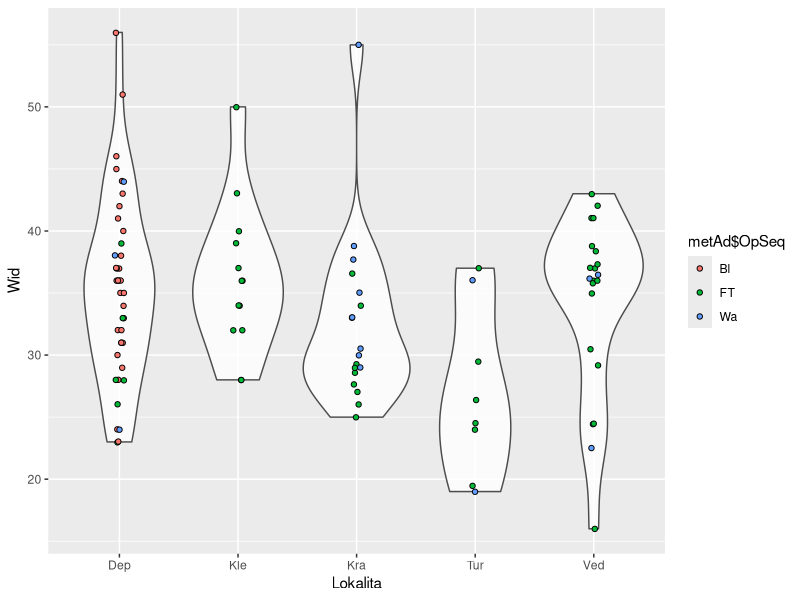
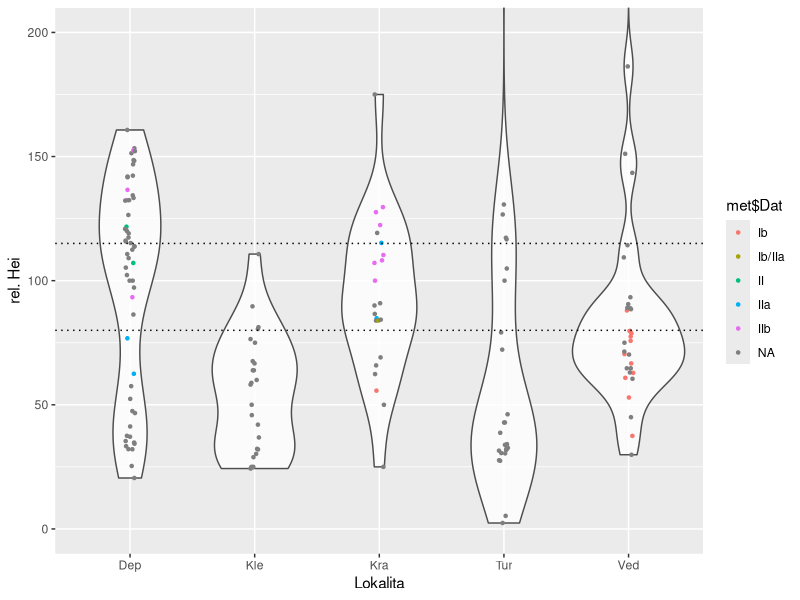
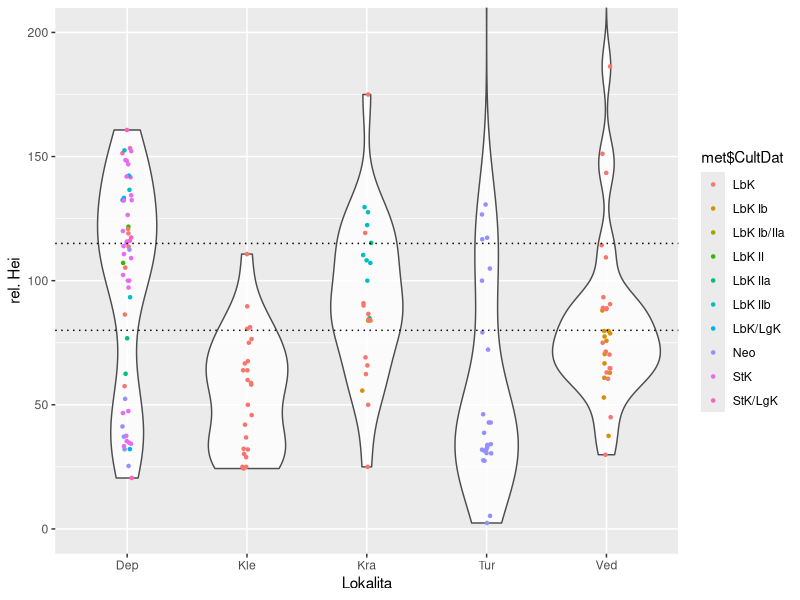
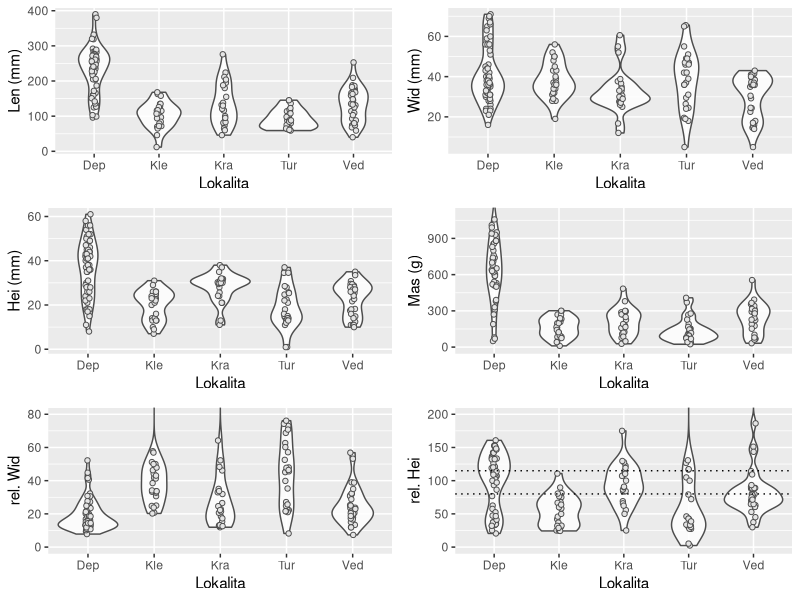
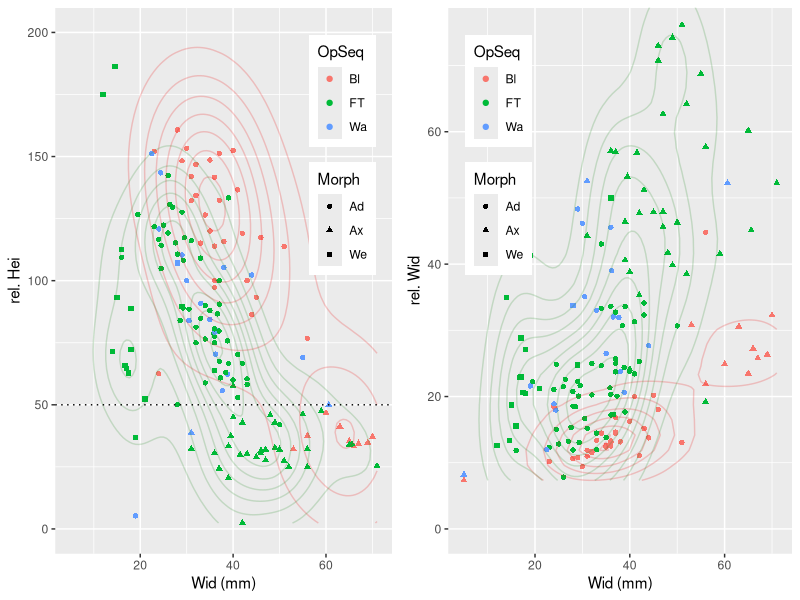
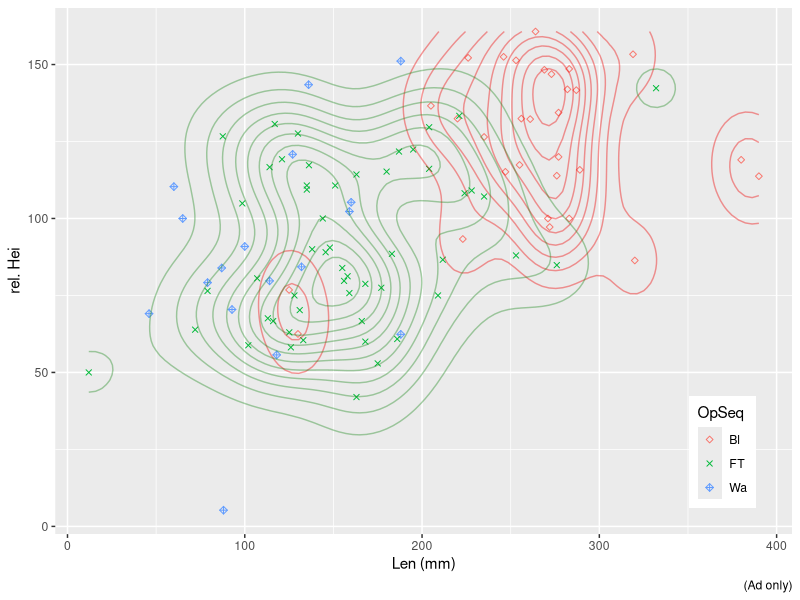
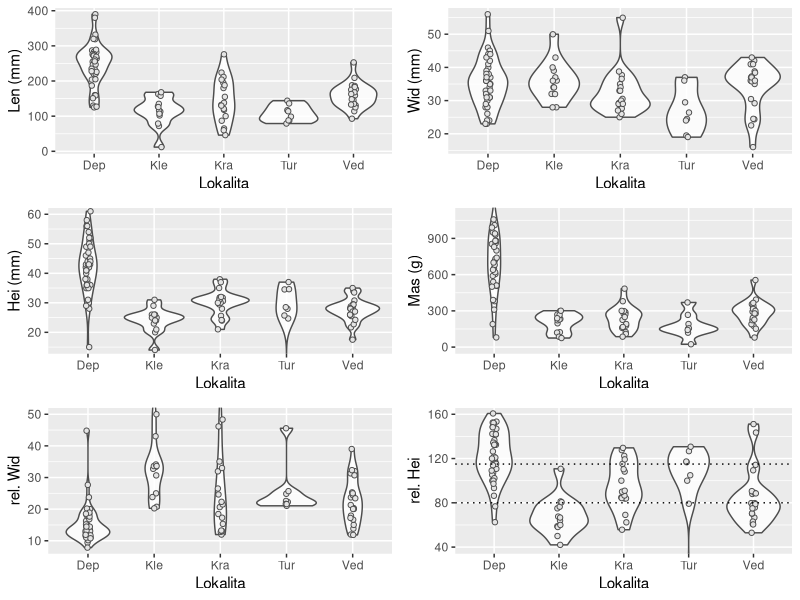

The R script that drew these images, in order:
# Cont. vars
# - Basic data analysis and plots of continuous numerical values

# # LIBRARIES ---------------------------
library(tidyverse)
library(gridExtra)
library(xtable)

# citation("tidyverse")
# citation("gridExtra")

getwd()

# INPUT ---------------------------
#  - Reading data from db and extracting metrics data
prime <- read_csv("../Db.PRIME.csv")
# problems(prime)

# met contains Morph types Ad, Ax, We only
met <- select(prime, Include:Ident, Orig:Mas)
met <- filter(met, Morph == "Ad" | Morph == "Ax" | Morph == "We")

# # (this was to copy somwhere? no idea anymore)
# sumStatLok <- prime %>% 
#   group_by(Lokalita) %>% 
#   summarise(n = n(), sum(Mas))

# DATA MANIPULATION ---------------------------
# # Subsetting only ADZES & Wedzes
# met <- met %>% 
#   filter(Morph == "Ad" | Morph == "We")  %>% 
#   filter(RM == "JzH")

# CONTINUE EITHER HERE OR JUMP TO PLOTS!

# Removing rows with NA data in metrics
metLen.Hei <- filter(met, !is.na(Len) | !is.na(Wid) | !is.na(Hei))
metMas <- filter(met, !is.na(Mas))

met <- met %>% 
  mutate(CultDat = paste(Cult, Dat, sep = " "))
met$CultDat <- str_replace(met$CultDat, pattern = "(.*) NA", replacement = "\\1")

# Counting relative width (rWid) and relative thickness (rHei), rounding
metLen.Hei$Len <- as.numeric(metLen.Hei$Len)
metLen.Hei$Wid <- as.numeric(metLen.Hei$Wid)
metLen.Hei$Hei <- as.numeric(metLen.Hei$Hei)
metMas$Mas <- as.numeric(metMas$Mas)

metLen.Hei <- metLen.Hei %>%
  mutate(rWid = (Wid / Len) * 100, rHei = (Hei / Wid) * 100)

metLen.Hei$rWid <- round(metLen.Hei$rWid, 2)
metLen.Hei$rHei <- round(metLen.Hei$rHei, 2)

# DESCRIPTIVE STATS ---------------------------
# Komplet
stVse <- metLen.Hei %>% 
  summarise(n=n(),
            mean(Len), median(Len), sd(Len), min(Len), max(Len),
            mean(Wid), median(Wid), sd(Wid), min(Wid), max(Wid),
            mean(Hei), median(Hei), sd(Hei), min(Hei), max(Hei)) %>% 
  as.data.frame() %>% 
  t()

stMas <- metMas %>% 
  summarise(n=n(), mean(Mas), median(Mas), sd(Mas), min(Mas), max(Mas)) %>% 
  as.data.frame() %>% 
  t()
  
stVse <- rbind(stVse, stMas)
colnames(stVse) <- c("BKI")
stVse <- round(stVse, 2)
stVse <- as.data.frame(stVse) %>% 
  xtable(caption = "Popisná statistika, celý soubor")

# print(stVse, file = "../../Text/9Priloha/Tab/stats.txt", booktabs = T, caption.placement = "top")

# Lokality
stLok <- metLen.Hei %>% 
  group_by(Lok) %>% 
  summarise(n=n(),
            mean(Len), median(Len), sd(Len), min(Len), max(Len),
            mean(Wid), median(Wid), sd(Wid), min(Wid), max(Wid),
            mean(Hei), median(Hei), sd(Hei), min(Hei), max(Hei))
stLok <- cbind(stLok$Lok, round(stLok[,2:17], 2)) %>% 
  as.data.frame() %>% 
  t()

stLokMas <- metMas %>% 
  group_by(Lok) %>% 
  summarise(n=n(), mean(Mas), median(Mas), sd(Mas), min(Mas), max(Mas))
stLokMas <- cbind(stLokMas$Lok, round(stLokMas[,2:7], 2)) %>% 
  as.data.frame() %>% 
  t()

colnames(stLok) <- as.character(stLok[1, ])
stLok <- as.data.frame(stLok[-1, ]) %>% 
  xtable(caption = "Popisná statistika -- délka, šířka, výška, seskupeno dle lokalit")
# print(stLok, file = "../../Text/9Priloha/Tab/stLok.txt", booktabs = T, caption.placement = "top")

colnames(stLokMas) <- as.character(stLokMas[1, ])
stLokMas <- as.data.frame(stLokMas[-1, ]) %>% 
  xtable(caption = "Popisná statistika -- hmotnost, seskupeno dle lokalit")
# print(stLokMas, file = "../../Text/9Priloha/Tab/stLokMas.txt", booktabs = T, caption.placement = "top")

# Origin
stOrig <- metLen.Hei %>% 
  group_by(Orig) %>% 
  summarise(n=n(),
            mean(Len), median(Len), sd(Len), min(Len), max(Len),
            mean(Wid), median(Wid), sd(Wid), min(Wid), max(Wid),
            mean(Hei), median(Hei), sd(Hei), min(Hei), max(Hei))
stOrig <- cbind(stOrig$Orig, round(stOrig[,2:17], 2)) %>% 
  as.data.frame() %>% 
  t()

stOrigMas <- metMas %>% 
  group_by(Orig) %>% 
  summarise(n=n(), mean(Mas), median(Mas), sd(Mas), min(Mas), max(Mas))
stOrigMas <- cbind(stOrigMas$Orig, round(stOrigMas[,2:7], 2)) %>% 
  as.data.frame() %>% 
  t()

colnames(stOrig) <- as.character(stOrig[1, ])
stOrig <- as.data.frame(stOrig[-1, ]) %>% 
  xtable(caption = "Popisná statistika -- délka, šířka, výška, seskupeno dle kontextu")
# print(stOrig, file = "../../Text/9Priloha/Tab/stOrig.txt", booktabs = T, caption.placement = "top")

colnames(stOrigMas) <- as.character(stOrigMas[1, ])
stOrigMas <- as.data.frame(stOrigMas[-1, ]) %>% 
  xtable(caption = "Popisná statistika -- hmotnost, seskupeno dle kontextu")
# print(stOrigMas, file = "../../Text/9Priloha/Tab/stOrigMas.txt", booktabs = T, caption.placement = "top")

# Morph
stMorph <- metLen.Hei %>% 
  group_by(Morph) %>% 
  summarise(n=n(),
            mean(Len), median(Len), sd(Len), min(Len), max(Len),
            mean(Wid), median(Wid), sd(Wid), min(Wid), max(Wid),
            mean(Hei), median(Hei), sd(Hei), min(Hei), max(Hei))
stMorph <- cbind(stMorph$Morph, round(stMorph[,2:17], 2)) %>% 
  as.data.frame() %>% 
  t()

stMorphMas <- metMas %>% 
  group_by(Morph) %>% 
  summarise(n=n(), mean(Mas), median(Mas), sd(Mas), min(Mas), max(Mas))
stMorphMas <- cbind(stMorphMas$Morph, round(stMorphMas[,2:7], 2)) %>% 
  as.data.frame() %>% 
  t()

colnames(stMorph) <- as.character(stMorph[1, ])
stMorph <- as.data.frame(stMorph[-1, ]) %>% 
  xtable(caption = "Popisná statistika -- délka, šířka, výška, seskupeno dle typu")
# print(stMorph, file = "../../Text/9Priloha/Tab/stMorph.txt", booktabs = T, caption.placement = "top")

colnames(stMorphMas) <- as.character(stMorphMas[1, ])
stMorphMas <- as.data.frame(stMorphMas[-1, ]) %>% 
  xtable(caption = "Popisná statistika -- hmotnost, seskupeno dle typu")
# print(stMorphMas, file = "../../Text/9Priloha/Tab/stMorphMas.txt", booktabs = T, caption.placement = "top")

# PLOTS ---------------------------
## First some manipulation
met <- as.tibble(met)
met <- met %>%
  mutate(rWid = (Wid / Len) * 100, rHei = (Hei / Wid) * 100)
met$rWid <- round(met$rWid, 2)
met$rHei <- round(met$rHei, 2)

met1 <- filter(met, Orig == "Dep") %>% 
  mutate(Gro = Orig)
met2 <- filter(met, Orig == "Bur" | Orig == "Set") %>% 
  mutate(Gro = Lok )
met <- rbind(met1, met2)
met <- filter(met, !Lok == "Nit")

rm(list = "met1", "met2")

# Violin plots for L/W/H/M/rW/rH - descriptive ========================
# BW
ViolL <- met %>% 
  ggplot(aes(x = Gro, y = Len)) +
  geom_violin(alpha = 0.8, color = "gray30") + 
  geom_jitter(position = position_jitter(width = 0.04), pch = 21, col = "gray30", bg = "gray90") +
  theme(legend.position = "none") +
  ylab("Len (mm)") + 
  xlab("Lokalita")

ViolW <- met %>% 
  ggplot(aes(x = Gro, y = Wid)) +
  geom_violin(alpha = 0.8, color = "gray30") + 
  geom_jitter(position = position_jitter(width = 0.04), pch = 21, col = "gray30", bg = "gray90") +
  theme(legend.position = "none") +
  ylab("Wid (mm)") + 
  xlab("Lokalita")

ViolH <- met %>% 
  ggplot(aes(x = Gro, y = Hei)) +
  geom_violin(alpha = 0.8, color = "gray30") + 
  geom_jitter(position = position_jitter(width = 0.04), pch = 21, col = "gray30", bg = "gray90") +
  theme(legend.position = "none") +
  ylab("Hei (mm)") + 
  xlab("Lokalita")

ViolM <- met %>% 
  ggplot(aes(x = Gro, y = Mas)) +
  geom_violin(alpha = 0.8, color = "gray30") + 
  geom_jitter(position = position_jitter(width = 0.04), pch = 21, col = "gray30", bg = "gray90") + 
  coord_cartesian(ylim=c(0, 1100)) +
  theme(legend.position = "none") +
  ylab("Mas (g)") + 
  xlab("Lokalita")

ViolrW <- met %>% 
  ggplot(aes(x = Gro, y = rWid)) +
  geom_violin(alpha = 0.8, color = "gray30") + 
  geom_jitter(position = position_jitter(width = 0.04), pch = 21, col = "gray30", bg = "gray90") +
  coord_cartesian(ylim=c(0, 80)) +
  theme(legend.position = "none") +
  ylab("rel. Wid") + 
  xlab("Lokalita")

ViolrH <- met %>% 
  ggplot(aes(x = Gro, y = rHei)) +
  geom_violin(alpha = 0.8, color = "gray30") + 
  geom_jitter(position = position_jitter(width = 0.04), pch = 21, col = "gray30", bg = "gray90") +
  coord_cartesian(ylim=c(0, 200)) +
  theme(legend.position = "none") +
  ylab("rel. Hei") + 
  xlab("Lokalita") + 
  geom_hline(yintercept = 80, linetype = "dotted") + 
  geom_hline(yintercept = 115, linetype = "dotted")
    # Dotted line - border between low, middle and tall shoe-last adzes 
    # (acc. to Velímský 1967, 27; Štelcl & Malina ?, 124)

met <- met[-135, ]

pdf(file = "./Obr/nope/viol_dat.pdf")
met %>% 
  ggplot(aes(x = Gro, y = rHei)) +
  geom_violin(alpha = 0.8, color = "gray30") + 
  geom_jitter(aes(color = met$Dat), position = position_jitter(width = 0.04), pch = 20, bg = "gray90") +
  coord_cartesian(ylim=c(0, 200)) +
  ylab("rel. Hei") + 
  xlab("Lokalita") + 
  geom_hline(yintercept = 80, linetype = "dotted") + 
  geom_hline(yintercept = 115, linetype = "dotted")
dev.off()

pdf(file = "./Obr/nope/viol_CultDat.pdf")
met %>% 
  ggplot(aes(x = Gro, y = rHei)) +
  geom_violin(alpha = 0.8, color = "gray30") + 
  geom_jitter(aes(color = met$CultDat), position = position_jitter(width = 0.04), pch = 20, bg = "gray90") +
  coord_cartesian(ylim=c(0, 200)) +
  ylab("rel. Hei") + 
  xlab("Lokalita") + 
  geom_hline(yintercept = 80, linetype = "dotted") + 
  geom_hline(yintercept = 115, linetype = "dotted")
dev.off()

# # Export Violin plots
pdf(file = "ViolinPlots.pdf", height = 10, width = 8, pointsize = 18)
  grid.arrange(ViolL, ViolW, ViolH, ViolM, ViolrW, ViolrH)
dev.off()

# rm(list = "ViolL", "ViolW", "ViolH", "ViolM", "ViolrH", "ViolrW")

# # COL
# # Asi zbytečné
# met %>% 
#   ggplot(aes(x = Orig, y = Len)) +
#   geom_violin(alpha = 0.5, color = "gray") + 
#   geom_jitter(alpha = 0.5, position = position_jitter(width = 0.04), 
#               aes(color = Lok)) + 
#   theme(legend.position = "none") +
#   ylab("Délka (mm)") + 
#   xlab("Lokalita")

# Scatterplots ================================================
# # create separate datasets for Ad a Ax
metAd <- filter(met, met$Morph == "Ad")
metAx <- filter(met, met$Morph == "Ax")
metWed <- filter(met, met$Morph == "We")

metBl <- filter(met, met$OpSeq == "Bl")
metFT <- filter(met, met$OpSeq == "FT")
metWa <- filter(met, met$OpSeq == "Wa")

# # Scatterplot Délka vs Šířka, asi k ničemu
# ggplot() +
#   geom_point(data = metAd, aes(x = Len, y = Wid, color = OpSeq), pch = 16) +
#   geom_point(data = metAx, aes(x = Len, y = Wid, color = OpSeq), pch = 17) +
#   geom_point(data = metWed, aes(x = Len, y = Wid, color = OpSeq), pch = 15) +
#   geom_density2d(data = metFT, aes(x = Len, y = Wid), alpha = 0.3, color = "forestgreen") +
#   geom_density2d(data = metBl, aes(x = Len, y = Wid), alpha = 0.3, color = "red2")
#   coord_cartesian(xlim = c(0, 100), ylim=c(0, 200)) +
#   labs(x = "Len", y = "Wid") +
#   theme(legend.position = "right")

# Scatterplot rel. W vs rel. H - k čemu je to dobré?
# ggplot() +
#   geom_point(data = metAd, aes(x = rWid, y = rHei), pch = 21, show.legend = TRUE) +
#   geom_point(data = metAx, aes(x = rWid, y = rHei), pch = 24, show.legend = TRUE) +
#   geom_point(data = metWed, aes(x = rWid, y = rHei), pch = 22, show.legend = TRUE) +
#   geom_density2d(data = metAd, aes(x = rWid, y = rHei), alpha = 0.6, color = "gray60") +
#   geom_density2d(data = metAx, aes(x = rWid, y = rHei), alpha = 0.4, color = "gray60") + 
#   coord_cartesian(xlim = c(0, 100), ylim=c(0, 200)) +
#   labs(x = "rel. Wid", y = "rel. Hei") +
#   theme(legend.position = "right")

# # See Pavlu & Rulf 1991, 314-315
# # - Kopytovité sekery mají apriori nižší hodnoty relativní výšky, protože jsou ploché
# # - rHei < 50 cca, viz graf Pavlů & Rulf 1991
pdf(file = "Scat_Wid_rHei.pdf")
Wid.rHei <- met %>%
  ggplot(aes(x = Wid, y = rHei)) +
  geom_point(aes(shape = Morph, color = OpSeq)) +
  geom_density2d(data = metBl, aes(x = Wid, y = rHei), alpha = 0.2, color = "red2") +
  geom_density2d(data = metFT, aes(x = Wid, y = rHei), alpha = 0.2, color = "forestgreen") +
  geom_hline(yintercept = 50, linetype = "dotted") +
  coord_cartesian(ylim=c(0, 200)) +
  labs(x = "Wid (mm)", y = "rel. Hei") +
  theme(legend.position = c(0.95, 0.95), legend.justification = c("right", "top"),
        legend.box.just = "right",
        legend.margin = margin(6, 6, 6, 6))
dev.off()

pdf(file = "Scat_Wid_rWid.pdf")
Wid.rWid <- met %>%
  ggplot(aes(x = Wid, y = rWid)) +
  geom_point(aes(shape = Morph, color = OpSeq)) +
  geom_density2d(data = metBl, aes(x = Wid, y = rWid), alpha = 0.2, color = "red2") +
  geom_density2d(data = metFT, aes(x = Wid, y = rWid), alpha = 0.2, color = "forestgreen") +
  coord_cartesian(ylim = c(0, 75)) +
  labs(x = "Wid (mm)", y = "rel. Wid") +
  theme(legend.position = c(0.05, 0.95), legend.justification = c("left", "top"),
        legend.box.just = "right",
        legend.margin = margin(6, 6, 6, 6))
dev.off()

pdf(file = "Scat_Wid.pdf", width = 13, height = 7)
  grid.arrange(Wid.rHei, Wid.rWid, ncol = 2)
dev.off()

# Only Adzes --------
# # metAd
AdBl <- filter(metAd, metAd$OpSeq == "Bl")
AdFT <- filter(metAd, metAd$OpSeq == "FT")
AdWa <- filter(metAd, metAd$OpSeq == "Wa")

# metAd %>% 
#   ggplot(aes(x = Len, y = Wid)) +
#   geom_point(aes(shape = OpSeq), fill = NA) +
#   scale_shape(solid = FALSE) +
#   stat_smooth(method = "lm")

# metAd %>%
#   ggplot(aes(x = Wid, y = rWid)) +
#   geom_point(aes(shape = OpSeq)) +
#   scale_shape_manual(values=c(23, 4, 9)) +
#   coord_cartesian(ylim = c(0, 55)) +
#   geom_density2d(data = AdBl, aes(x = Wid, y = rWid), alpha = 0.4, color = "red2") +
#   geom_density2d(data = AdFT, aes(x = Wid, y = rWid), alpha = 0.4, color = "forestgreen")

pdf(file = "Scat_Ad_Len_rHei.pdf")
metAd %>% 
  ggplot(aes(x = Len, y = rHei)) +
  geom_point(aes(shape = OpSeq, color = OpSeq)) +
  scale_shape_manual(values=c(23, 4, 9)) +
  geom_density2d(data = AdBl, aes(x = Len, y = rHei), alpha = 0.4, color = "red2") +
  geom_density2d(data = AdFT, aes(x = Len, y = rHei), alpha = 0.4, color = "forestgreen") +
  theme(legend.position = c(0.95, 0.05), legend.justification = c("right", "bottom"),
        legend.box.just = "right", legend.margin = margin(6, 6, 6, 6)) +
  labs(caption = "(Ad only)", x = "Len (mm)", y = "rel. Hei")
dev.off()
  
# # Histogram četnosti rHei (viz Pavlů 1991) ================
# # - asi celkem k ničemu
# metAd %>%
#   ggplot() +
#   geom_histogram(aes(x = Wid), binwidth = 5, alpha = 0.5, col = "black") 
#   geom_vline(xintercept = 95, linetype = "dotted") +
#   geom_vline(xintercept = 135, linetype = "dotted") +
#   labs(x = "Relativní výška", y = "Četnost")

# # Violin plots for Adzes only?
ViolAdL <- metAd %>% 
  ggplot(aes(x = Gro, y = Len)) +
  geom_violin(alpha = 0.8, color = "gray30") + 
  geom_jitter(position = position_jitter(width = 0.04), pch = 21, col = "gray30", bg = "gray90") +
  theme(legend.position = "none") +
  ylab("Len (mm)") + 
  xlab("Lokalita")

metAd %>% 
  ggplot(aes(x = Gro, y = Wid)) +
  geom_violin(alpha = 0.8, color = "gray30") + 
  geom_jitter(aes(fill = metAd$OpSeq), position = position_jitter(width = 0.04), pch = 21) +
  xlab("Lokalita")

ViolAdW <- metAd %>% 
  ggplot(aes(x = Gro, y = Wid)) +
  geom_violin(alpha = 0.8, color = "gray30") + 
  geom_jitter(position = position_jitter(width = 0.04), pch = 21, col = "gray30", bg = "gray90") +
  theme(legend.position = "none") +
  ylab("Wid (mm)") + 
  xlab("Lokalita")

ViolAdH <- metAd %>% 
  ggplot(aes(x = Gro, y = Hei)) +
  geom_violin(alpha = 0.8, color = "gray30") + 
  geom_jitter(position = position_jitter(width = 0.04), pch = 21, col = "gray30", bg = "gray90") +
  coord_cartesian(ylim = c(15, 60)) +
  theme(legend.position = "none") +
  ylab("Hei (mm)") + 
  xlab("Lokalita")

ViolAdM <- metAd %>% 
  ggplot(aes(x = Gro, y = Mas)) +
  geom_violin(alpha = 0.8, color = "gray30") + 
  geom_jitter(position = position_jitter(width = 0.04), pch = 21, col = "gray30", bg = "gray90") +
  coord_cartesian(ylim=c(0, 1100)) +
  theme(legend.position = "none") +
  ylab("Mas (g)") + 
  xlab("Lokalita")

ViolAdrW <- metAd %>% 
  ggplot(aes(x = Gro, y = rWid)) +
  geom_violin(alpha = 0.8, color = "gray30") + 
  geom_jitter(position = position_jitter(width = 0.04), pch = 21, col = "gray30", bg = "gray90") +
  coord_cartesian(ylim=c(8, 50)) +
  theme(legend.position = "none") +
  ylab("rel. Wid") + 
  xlab("Lokalita")

ViolAdrH <- metAd %>% 
  ggplot(aes(x = Gro, y = rHei)) +
  geom_violin(alpha = 0.8, color = "gray30") + 
  geom_jitter(position = position_jitter(width = 0.04), pch = 21, col = "gray30", bg = "gray90") +
  coord_cartesian(ylim=c(40, 160)) +
  theme(legend.position = "none") +
  ylab("rel. Hei") + 
  xlab("Lokalita") + 
  geom_hline(yintercept = 80, linetype = "dotted") + 
  geom_hline(yintercept = 115, linetype = "dotted")
# Dotted line - border between low, middle and tall shoe-last adzes 
# (acc. to Velímský 1967, 27; Štelcl & Malina ?, 124)

# # Export Violin plots
pdf(file = "ViolinPlotsAdzes.pdf", height = 10, width = 8, pointsize = 18)
grid.arrange(ViolAdL, ViolAdW, ViolAdH, ViolAdM, ViolAdrW, ViolAdrH)
dev.off()

rm(list = ls())
graphics.off()
